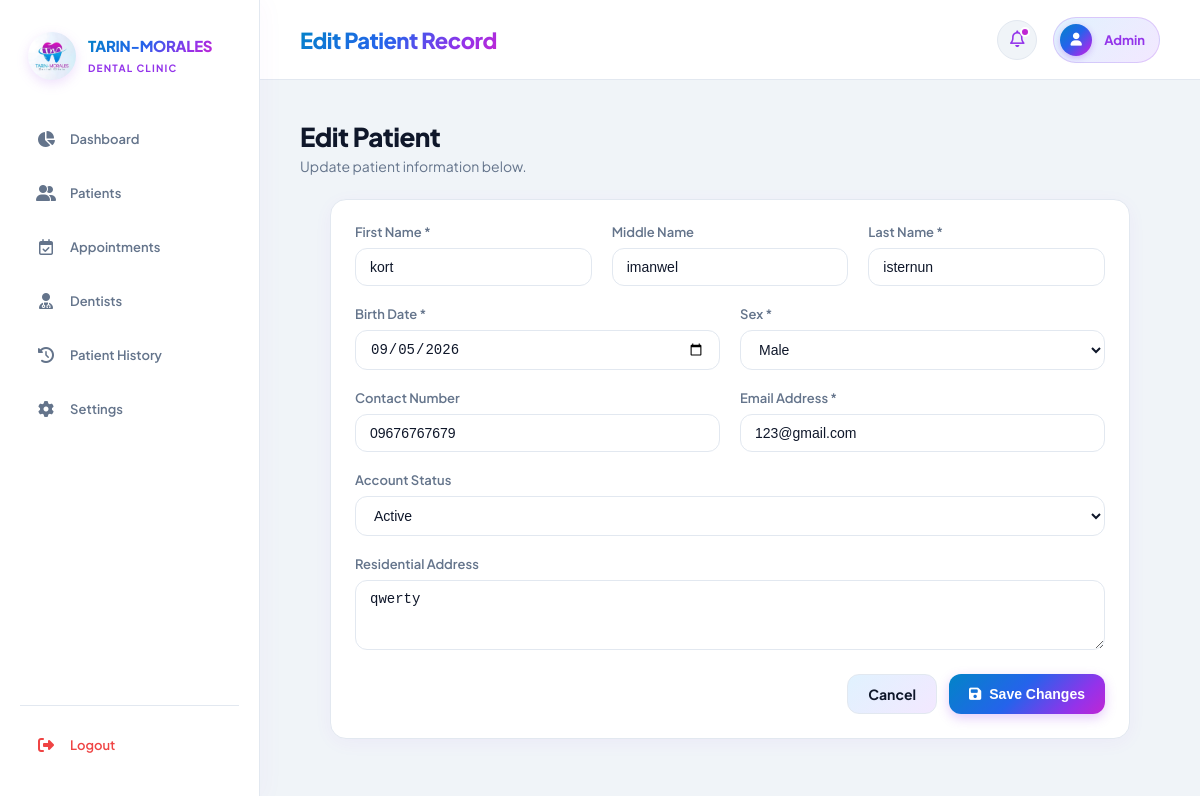
The app's page /admin/dashboard/edit-patient.php?id=3 with its own data.
### tables this page shows
CREATE TABLE `tbl_patients` (
  `patient_id` int(11) NOT NULL,
  `user_id` int(11) NOT NULL,
  `first_name` varchar(100) NOT NULL,
  `middle_name` varchar(100) DEFAULT NULL,
  `last_name` varchar(100) NOT NULL,
  `birth_date` date NOT NULL,
  `sex` enum('Male','Female') NOT NULL,
  `contact_number` varchar(20) NOT NULL,
  `address` text NOT NULL,
  `date_registered` datetime DEFAULT current_timestamp()
);

CREATE TABLE `tbl_users` (
  `user_id` int(11) NOT NULL,
  `email` varchar(255) NOT NULL,
  `username` varchar(55) NOT NULL,
  `password` varchar(255) NOT NULL,
  `role` enum('admin','dentist','patient') NOT NULL,
  `status` enum('active','inactive') DEFAULT 'active',
  `created_at` datetime DEFAULT current_timestamp()
);

### admin/dashboard/edit-patient.php (the view, shortened to what this page needs)
<?php
include __DIR__ . '/includes/header.php';
$patient_id     = filter_input(INPUT_GET, 'id', FILTER_VALIDATE_INT);
try {
    $stmt = $pdo->prepare("
        SELECT p.*, u.email, u.status AS account_status
        FROM tbl_patients p
        JOIN tbl_users u ON p.user_id = u.user_id
        WHERE p.patient_id = ?
    ");
    $stmt->execute([$patient_id]);
    $patient = $stmt->fetch(PDO::FETCH_ASSOC);
} catch (Exception $e) {
    error_log($e->getMessage());
    $error_message = "Failed to load patient record.";
}
?>
<div class="welcome">
  <h2>Edit Patient</h2>
  <p>Update patient information below.</p>
</div>
<div class="form-container">
  <form action="" method="POST">
    <div class="form-grid">
      <div class="form-grid-3">
        <div class="form-group">
          <label for="first_name">First Name *</label>
          <input type="text" id="first_name" name="first_name" value="<?php echo htmlspecialchars($patient['first_name'], ENT_QUOTES, 'UTF-8'); ?>" required>
        </div>
        <div class="form-group">
          <label for="middle_name">Middle Name</label>
          <input type="text" id="middle_name" name="middle_name" value="<?php echo htmlspecialchars($patient['middle_name'] ?? '', ENT_QUOTES, 'UTF-8'); ?>">
        </div>
        <div class="form-group">
          <label for="last_name">Last Name *</label>
          <input type="text" id="last_name" name="last_name" value="<?php echo htmlspecialchars($patient['last_name'], ENT_QUOTES, 'UTF-8'); ?>" required>
        </div>
      </div>
      <div class="form-group">
        <label for="birth_date">Birth Date *</label>
        <input type="date" id="birth_date" name="birth_date" value="<?php echo htmlspecialchars($patient['birth_date'], ENT_QUOTES, 'UTF-8'); ?>" required max="<?php echo date('Y-m-d'); ?>">
      </div>
      <div class="form-group">
        <label for="sex">Sex *</label>
        <select id="sex" name="sex" required>
          <option value="Male" <?php echo ($patient['sex'] === 'Male') ? 'selected' : ''; ?>>Male</option>
        </select>
      </div>
      <div class="form-group">
        <label for="contact_number">Contact Number</label>
        <input type="text" id="contact_number" name="contact_number" value="<?php echo htmlspecialchars($patient['contact_number'] ?? '', ENT_QUOTES, 'UTF-8'); ?>">
      </div>
      <div class="form-group">
        <label for="email">Email Address *</label>
        <input type="email" id="email" name="email" value="<?php echo htmlspecialchars($patient['email'], ENT_QUOTES, 'UTF-8'); ?>" required>
      </div>
      <div class="form-group full-width">
        <label for="account_status">Account Status</label>
        <select id="account_status" name="account_status">
          <option value="Active" <?php echo (strtolower($patient['account_status']) === 'active') ? 'selected' : ''; ?>>Active</option>
        </select>
      </div>
      <div class="form-group full-width">
        <label for="address">Residential Address</label>
        <textarea id="address" name="address" rows="3"><?php echo htmlspecialchars($patient['address'] ?? '', ENT_QUOTES, 'UTF-8'); ?></textarea>
      </div>
    </div>
    <div class="form-actions">
      <a href="patients.php" class="btn btn-secondary">Cancel</a>
      <button type="submit" class="btn btn-primary">
        <i class="fa-solid fa-floppy-disk"></i> Save Changes
      </button>
    </div>
  </form>
</div>
<?php include __DIR__ . '/includes/footer.php'; ?>

### admin/dashboard/includes/header.php (style rules this page uses)
:root { --bg-main: #f0f4f8; --surface: #ffffff; --brand-cyan: #0284c7; --brand-blue: #2563eb; --brand-purple: #9333ea; --brand-magenta: #c026d3; --gradient-brand: linear-gradient(135deg, #0284c7 0%, #2563eb 45%, #9333ea 80%, #c026d3 100%); --gradient-subtle: linear-gradient(135deg, #e0f2fe 0%, #f3e8ff 100%); --text-main: #0f172a; --text-muted: #64748b; --border-color: #e2e8f0; --border-hover: #cbd5e1; --radius-lg: 16px; --radius-md: 12px; --radius-sm: 8px; --shadow-subtle: 0 4px 20px -2px rgba(147, 51, 234, 0.06); --shadow-hover: 0 10px 25px -5px rgba(147, 51, 234, 0.2); --status-confirmed-bg: #dcfce7; --status-confirmed-text: #15803d; --status-pending-bg: #fef9c3; --status-pending-text: #a16207; --status-progress-bg: #e0f2fe; --status-progress-text: #0369a1; --status-completed-bg: #f3e8ff; --status-completed-text: #7e22ce; --status-cancelled-bg: #fef2f2; --status-cancelled-text: #b91c1c; }
*, *::before, *::after { box-sizing: border-box; margin: 0; padding: 0; }
body { font-family: 'Plus Jakarta Sans', sans-serif; background: var(--bg-main); color: var(--text-main); display: flex; justify-content: center; min-height: 100vh; overflow-x: hidden; -webkit-font-smoothing: antialiased; }
.welcome { margin-bottom: 32px; }
.welcome h2 { font-size: 26px; font-weight: 800; letter-spacing: -0.5px; margin-bottom: 4px; color: var(--text-main); }
.welcome p { font-size: 14px; color: var(--text-muted); }

### admin/dashboard/edit-patient.php (style rules this page uses)
.welcome { margin-bottom: 24px; }
.form-container { background: var(--surface); border: 1px solid var(--border-color); border-radius: var(--radius-lg); padding: 24px; box-shadow: var(--shadow-subtle); max-width: 800px; margin: 0 auto; }
.form-grid { display: grid; grid-template-columns: repeat(2, 1fr); gap: 20px; margin-bottom: 24px; }
.form-grid-3 { grid-column: span 2; display: grid; grid-template-columns: repeat(3, 1fr); gap: 20px; }
.form-group { display: flex; flex-direction: column; gap: 8px; }
.form-group.full-width { grid-column: span 2; }
.form-group label { font-size: 13px; font-weight: 600; color: var(--text-muted); }
.form-group input, .form-group select, .form-group textarea { width: 100%; padding: 10px 14px; border-radius: var(--radius-md); border: 1px solid var(--border-color); background: var(--surface); color: var(--text-main); font-size: 14px; outline: none; transition: border-color 0.2s ease; }
.form-actions { display: flex; justify-content: flex-end; gap: 12px; }
.btn { padding: 10px 20px; border-radius: var(--radius-md); font-size: 14px; font-weight: 700; cursor: pointer; text-decoration: none; display: inline-flex; align-items: center; gap: 8px; border: none; transition: all 0.2s ease; }
.btn-primary { background: var(--gradient-brand); color: white; box-shadow: 0 4px 12px rgba(147, 51, 234, 0.25); }
.btn-secondary { background: var(--gradient-subtle); color: var(--text-main); border: 1px solid var(--border-color); }

### records on screen
tbl_patients: first_name "kort", middle_name "imanwel", last_name "isternun", birth_date "09/05/2026", sex "Male", contact_number "09676767679", email "123@gmail.com", address "qwerty"
tbl_users: account_status "Active"

### other values on screen
$header_title "Edit Patient Record"
$admin_display_name "Admin"
